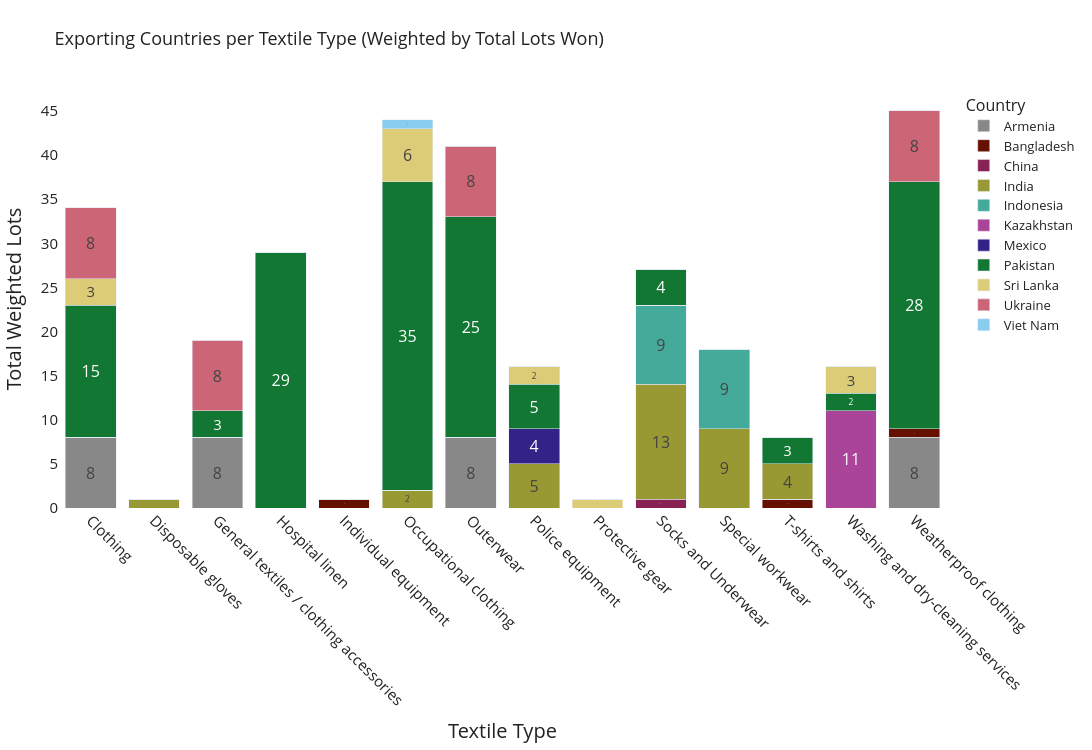

The code cell stored with this chart in its notebook:
### Code cell
df_grouped = (
    df_plot.groupby(["textile_type", "country"])["lot_weight"]
    .sum()
    .reset_index()
)

df_pivot = df_grouped.pivot(
    index="textile_type",
    columns="country",
    values="lot_weight"
).fillna(0)

# Light professional palette

fig = px.bar(
    df_pivot,
    x=df_pivot.index,
    y=df_pivot.columns,
    title="Exporting Countries per Textile Type (Weighted by Total Lots Won)",
    labels={"value": "Total Weighted Lots", "textile_type": "Textile Type"},
    color_discrete_sequence=colors,
    text_auto=True
)

fig.update_traces(
    textangle=0,              
    textposition="inside",
    insidetextanchor="middle",
    textfont=dict(size=16)
)

fig.update_layout(
    barmode="stack",
    xaxis_title="Textile Type",
    yaxis_title="Total Weighted Lots",
    legend_title="Country",
    width=1400,
    height=750,
    
    # 🛠️ FIXED: Use title=dict(font=dict(...)) instead of titlefont
    xaxis=dict(
        tickfont=dict(size=15), 
        title=dict(font=dict(size=20))
    ),
    yaxis=dict(
        tickfont=dict(size=15), 
        title=dict(font=dict(size=20))
    ),
    
    plot_bgcolor="white",
    paper_bgcolor="white",
    font=dict(color="#222", size=13),
    margin=dict(l=40, r=40, t=90, b=120)
)

# Rotate x-axis labels for readability
fig.update_xaxes(tickangle=45)

fig.show()

### Figure 1 — Plotly figure (JSON) as saved in the notebook; plotly's stock layout.template omitted (floating-point values rounded to 4 significant figures)
{"data": [{"hovertemplate": "country=Armenia<br>Textile Type=%{x}<br>Total Weighted Lots=%{y}<extra></extra>", "insidetextanchor": "middle", "legendgroup": "Armenia", "marker": {"color": "rgb(136, 136, 136)", "pattern": {"shape": ""}}, "name": "Armenia", "orientation": "v", "showlegend": true, "textangle": 0, "textfont": {"size": 16}, "textposition": "inside", "texttemplate": "%{y}", "type": "bar", "x": ["Clothing", "Disposable gloves", "General textiles / clothing accessories", "Hospital linen", "Individual equipment", "Occupational clothing", "Outerwear", "Police equipment", "Protective gear", "Socks and Underwear", "Special workwear", "T-shirts and shirts", "Washing and dry-cleaning services", "Weatherproof clothing"], "xaxis": "x", "y": [8.0, 0.0, 8.0, 0.0, 0.0, 0.0, 8.0, 0.0, 0.0, 0.0, 0.0, 0.0, 0.0, 8.0], "yaxis": "y"}, {"hovertemplate": "country=Bangladesh<br>Textile Type=%{x}<br>Total Weighted Lots=%{y}<extra></extra>", "insidetextanchor": "middle", "legendgroup": "Bangladesh", "marker": {"color": "rgb(102, 17, 0)", "pattern": {"shape": ""}}, "name": "Bangladesh", "orientation": "v", "showlegend": true, "textangle": 0, "textfont": {"size": 16}, "textposition": "inside", "texttemplate": "%{y}", "type": "bar", "x": ["Clothing", "Disposable gloves", "General textiles / clothing accessories", "Hospital linen", "Individual equipment", "Occupational clothing", "Outerwear", "Police equipment", "Protective gear", "Socks and Underwear", "Special workwear", "T-shirts and shirts", "Washing and dry-cleaning services", "Weatherproof clothing"], "xaxis": "x", "y": [0.0, 0.0, 0.0, 0.0, 1.0, 0.0, 0.0, 0.0, 0.0, 0.0, 0.0, 1.0, 0.0, 1.0], "yaxis": "y"}, {"hovertemplate": "country=China<br>Textile Type=%{x}<br>Total Weighted Lots=%{y}<extra></extra>", "insidetextanchor": "middle", "legendgroup": "China", "marker": {"color": "rgb(136, 34, 85)", "pattern": {"shape": ""}}, "name": "China", "orientation": "v", "showlegend": true, "textangle": 0, "textfont": {"size": 16}, "textposition": "inside", "texttemplate": "%{y}", "type": "bar", "x": ["Clothing", "Disposable gloves", "General textiles / clothing accessories", "Hospital linen", "Individual equipment", "Occupational clothing", "Outerwear", "Police equipment", "Protective gear", "Socks and Underwear", "Special workwear", "T-shirts and shirts", "Washing and dry-cleaning services", "Weatherproof clothing"], "xaxis": "x", "y": [0.0, 0.0, 0.0, 0.0, 0.0, 0.0, 0.0, 0.0, 0.0, 1.0, 0.0, 0.0, 0.0, 0.0], "yaxis": "y"}, {"hovertemplate": "country=India<br>Textile Type=%{x}<br>Total Weighted Lots=%{y}<extra></extra>", "insidetextanchor": "middle", "legendgroup": "India", "marker": {"color": "rgb(153, 153, 51)", "pattern": {"shape": ""}}, "name": "India", "orientation": "v", "showlegend": true, "textangle": 0, "textfont": {"size": 16}, "textposition": "inside", "texttemplate": "%{y}", "type": "bar", "x": ["Clothing", "Disposable gloves", "General textiles / clothing accessories", "Hospital linen", "Individual equipment", "Occupational clothing", "Outerwear", "Police equipment", "Protective gear", "Socks and Underwear", "Special workwear", "T-shirts and shirts", "Washing and dry-cleaning services", "Weatherproof clothing"], "xaxis": "x", "y": [0.0, 1.0, 0.0, 0.0, 0.0, 2.0, 0.0, 5.0, 0.0, 13.0, 9.0, 4.0, 0.0, 0.0], "yaxis": "y"}, {"hovertemplate": "country=Indonesia<br>Textile Type=%{x}<br>Total Weighted Lots=%{y}<extra></extra>", "insidetextanchor": "middle", "legendgroup": "Indonesia", "marker": {"color": "rgb(68, 170, 153)", "pattern": {"shape": ""}}, "name": "Indonesia", "orientation": "v", "showlegend": true, "textangle": 0, "textfont": {"size": 16}, "textposition": "inside", "texttemplate": "%{y}", "type": "bar", "x": ["Clothing", "Disposable gloves", "General textiles / clothing accessories", "Hospital linen", "Individual equipment", "Occupational clothing", "Outerwear", "Police equipment", "Protective gear", "Socks and Underwear", "Special workwear", "T-shirts and shirts", "Washing and dry-cleaning services", "Weatherproof clothing"], "xaxis": "x", "y": [0.0, 0.0, 0.0, 0.0, 0.0, 0.0, 0.0, 0.0, 0.0, 9.0, 9.0, 0.0, 0.0, 0.0], "yaxis": "y"}, {"hovertemplate": "country=Kazakhstan<br>Textile Type=%{x}<br>Total Weighted Lots=%{y}<extra></extra>", "insidetextanchor": "middle", "legendgroup": "Kazakhstan", "marker": {"color": "rgb(170, 68, 153)", "pattern": {"shape": ""}}, "name": "Kazakhstan", "orientation": "v", "showlegend": true, "textangle": 0, "textfont": {"size": 16}, "textposition": "inside", "texttemplate": "%{y}", "type": "bar", "x": ["Clothing", "Disposable gloves", "General textiles / clothing accessories", "Hospital linen", "Individual equipment", "Occupational clothing", "Outerwear", "Police equipment", "Protective gear", "Socks and Underwear", "Special workwear", "T-shirts and shirts", "Washing and dry-cleaning services", "Weatherproof clothing"], "xaxis": "x", "y": [0.0, 0.0, 0.0, 0.0, 0.0, 0.0, 0.0, 0.0, 0.0, 0.0, 0.0, 0.0, 11.0, 0.0], "yaxis": "y"}, {"hovertemplate": "country=Mexico<br>Textile Type=%{x}<br>Total Weighted Lots=%{y}<extra></extra>", "insidetextanchor": "middle", "legendgroup": "Mexico", "marker": {"color": "rgb(51, 34, 136)", "pattern": {"shape": ""}}, "name": "Mexico", "orientation": "v", "showlegend": true, "textangle": 0, "textfont": {"size": 16}, "textposition": "inside", "texttemplate": "%{y}", "type": "bar", "x": ["Clothing", "Disposable gloves", "General textiles / clothing accessories", "Hospital linen", "Individual equipment", "Occupational clothing", "Outerwear", "Police equipment", "Protective gear", "Socks and Underwear", "Special workwear", "T-shirts and shirts", "Washing and dry-cleaning services", "Weatherproof clothing"], "xaxis": "x", "y": [0.0, 0.0, 0.0, 0.0, 0.0, 0.0, 0.0, 4.0, 0.0, 0.0, 0.0, 0.0, 0.0, 0.0], "yaxis": "y"}, {"hovertemplate": "country=Pakistan<br>Textile Type=%{x}<br>Total Weighted Lots=%{y}<extra></extra>", "insidetextanchor": "middle", "legendgroup": "Pakistan", "marker": {"color": "rgb(17, 119, 51)", "pattern": {"shape": ""}}, "name": "Pakistan", "orientation": "v", "showlegend": true, "textangle": 0, "textfont": {"size": 16}, "textposition": "inside", "texttemplate": "%{y}", "type": "bar", "x": ["Clothing", "Disposable gloves", "General textiles / clothing accessories", "Hospital linen", "Individual equipment", "Occupational clothing", "Outerwear", "Police equipment", "Protective gear", "Socks and Underwear", "Special workwear", "T-shirts and shirts", "Washing and dry-cleaning services", "Weatherproof clothing"], "xaxis": "x", "y": [15.0, 0.0, 3.0, 29.0, 0.0, 35.0, 25.0, 5.0, 0.0, 4.0, 0.0, 3.0, 2.0, 28.0], "yaxis": "y"}, {"hovertemplate": "country=Sri Lanka<br>Textile Type=%{x}<br>Total Weighted Lots=%{y}<extra></extra>", "insidetextanchor": "middle", "legendgroup": "Sri Lanka", "marker": {"color": "rgb(221, 204, 119)", "pattern": {"shape": ""}}, "name": "Sri Lanka", "orientation": "v", "showlegend": true, "textangle": 0, "textfont": {"size": 16}, "textposition": "inside", "texttemplate": "%{y}", "type": "bar", "x": ["Clothing", "Disposable gloves", "General textiles / clothing accessories", "Hospital linen", "Individual equipment", "Occupational clothing", "Outerwear", "Police equipment", "Protective gear", "Socks and Underwear", "Special workwear", "T-shirts and shirts", "Washing and dry-cleaning services", "Weatherproof clothing"], "xaxis": "x", "y": [3.0, 0.0, 0.0, 0.0, 0.0, 6.0, 0.0, 2.0, 1.0, 0.0, 0.0, 0.0, 3.0, 0.0], "yaxis": "y"}, {"hovertemplate": "country=Ukraine<br>Textile Type=%{x}<br>Total Weighted Lots=%{y}<extra></extra>", "insidetextanchor": "middle", "legendgroup": "Ukraine", "marker": {"color": "rgb(204, 102, 119)", "pattern": {"shape": ""}}, "name": "Ukraine", "orientation": "v", "showlegend": true, "textangle": 0, "textfont": {"size": 16}, "textposition": "inside", "texttemplate": "%{y}", "type": "bar", "x": ["Clothing", "Disposable gloves", "General textiles / clothing accessories", "Hospital linen", "Individual equipment", "Occupational clothing", "Outerwear", "Police equipment", "Protective gear", "Socks and Underwear", "Special workwear", "T-shirts and shirts", "Washing and dry-cleaning services", "Weatherproof clothing"], "xaxis": "x", "y": [8.0, 0.0, 8.0, 0.0, 0.0, 0.0, 8.0, 0.0, 0.0, 0.0, 0.0, 0.0, 0.0, 8.0], "yaxis": "y"}, {"hovertemplate": "country=Viet Nam<br>Textile Type=%{x}<br>Total Weighted Lots=%{y}<extra></extra>", "insidetextanchor": "middle", "legendgroup": "Viet Nam", "marker": {"color": "rgb(136, 204, 238)", "pattern": {"shape": ""}}, "name": "Viet Nam", "orientation": "v", "showlegend": true, "textangle": 0, "textfont": {"size": 16}, "textposition": "inside", "texttemplate": "%{y}", "type": "bar", "x": ["Clothing", "Disposable gloves", "General textiles / clothing accessories", "Hospital linen", "Individual equipment", "Occupational clothing", "Outerwear", "Police equipment", "Protective gear", "Socks and Underwear", "Special workwear", "T-shirts and shirts", "Washing and dry-cleaning services", "Weatherproof clothing"], "xaxis": "x", "y": [0.0, 0.0, 0.0, 0.0, 0.0, 1.0, 0.0, 0.0, 0.0, 0.0, 0.0, 0.0, 0.0, 0.0], "yaxis": "y"}], "layout": {"barmode": "stack", "font": {"color": "#222", "size": 13}, "height": 750, "legend": {"title": {"text": "Country"}, "tracegroupgap": 0}, "margin": {"b": 120, "l": 40, "r": 40, "t": 90}, "paper_bgcolor": "white", "plot_bgcolor": "white", "title": {"text": "Exporting Countries per Textile Type (Weighted by Total Lots Won)"}, "width": 1400, "xaxis": {"anchor": "y", "domain": [0, 1], "tickangle": 45, "tickfont": {"size": 15}, "title": {"font": {"size": 20}, "text": "Textile Type"}}, "yaxis": {"anchor": "x", "domain": [0, 1], "tickfont": {"size": 15}, "title": {"font": {"size": 20}, "text": "Total Weighted Lots"}}}}
